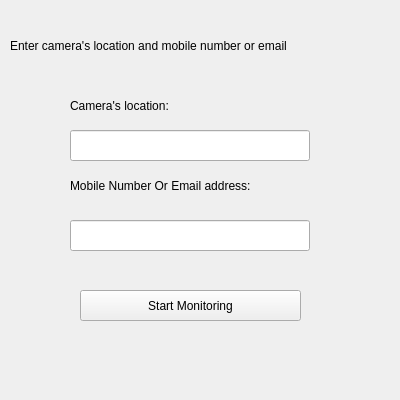
<?xml version="1.0" encoding="UTF-8"?>
<ui version="4.0">
 <class>MainWindow</class>
 <widget class="QMainWindow" name="MainWindow">
  <property name="geometry">
   <rect>
    <x>0</x>
    <y>0</y>
    <width>400</width>
    <height>400</height>
   </rect>
  </property>
  <property name="minimumSize">
   <size>
    <width>400</width>
    <height>400</height>
   </size>
  </property>
  <property name="maximumSize">
   <size>
    <width>400</width>
    <height>400</height>
   </size>
  </property>
  <property name="windowTitle">
   <string>Weapon Detection</string>
  </property>
  <widget class="QWidget" name="centralwidget">
   <widget class="QLabel" name="label">
    <property name="geometry">
     <rect>
      <x>10</x>
      <y>10</y>
      <width>381</width>
      <height>71</height>
     </rect>
    </property>
    <property name="text">
     <string>Enter camera's location and mobile number or email </string>
    </property>
   </widget>
   <widget class="QLabel" name="label_2">
    <property name="geometry">
     <rect>
      <x>70</x>
      <y>90</y>
      <width>151</width>
      <height>31</height>
     </rect>
    </property>
    <property name="text">
     <string>Camera's location:</string>
    </property>
   </widget>
   <widget class="QLabel" name="label_3">
    <property name="geometry">
     <rect>
      <x>70</x>
      <y>170</y>
      <width>281</width>
      <height>31</height>
     </rect>
    </property>
    <property name="text">
     <string>Mobile Number Or Email address:</string>
    </property>
   </widget>
   <widget class="QPushButton" name="pushButton">
    <property name="geometry">
     <rect>
      <x>80</x>
      <y>290</y>
      <width>221</width>
      <height>31</height>
     </rect>
    </property>
    <property name="text">
     <string>Start Monitoring</string>
    </property>
   </widget>
   <widget class="QLineEdit" name="location_input">
    <property name="geometry">
     <rect>
      <x>70</x>
      <y>130</y>
      <width>240</width>
      <height>31</height>
     </rect>
    </property>
   </widget>
   <widget class="QLineEdit" name="sendTo_input">
    <property name="geometry">
     <rect>
      <x>70</x>
      <y>220</y>
      <width>240</width>
      <height>31</height>
     </rect>
    </property>
   </widget>
  </widget>
 </widget>
 <resources/>
 <connections/>
</ui>
